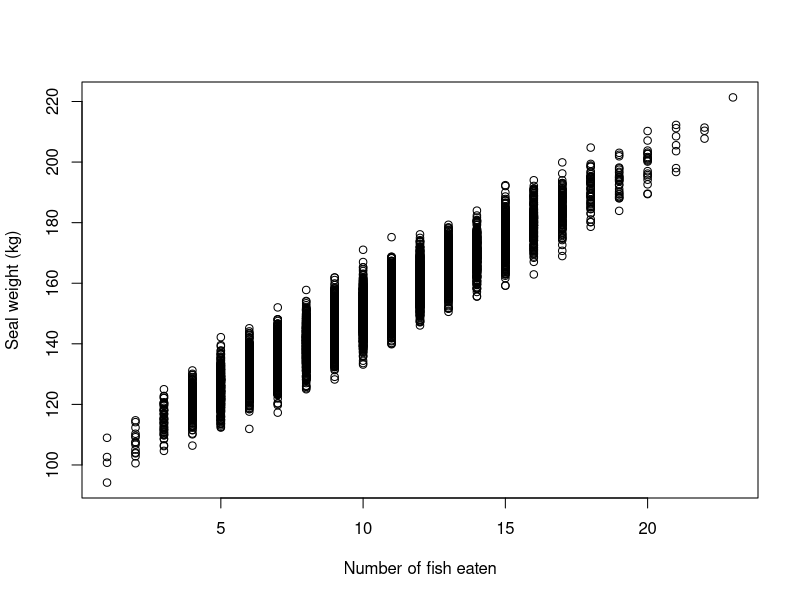
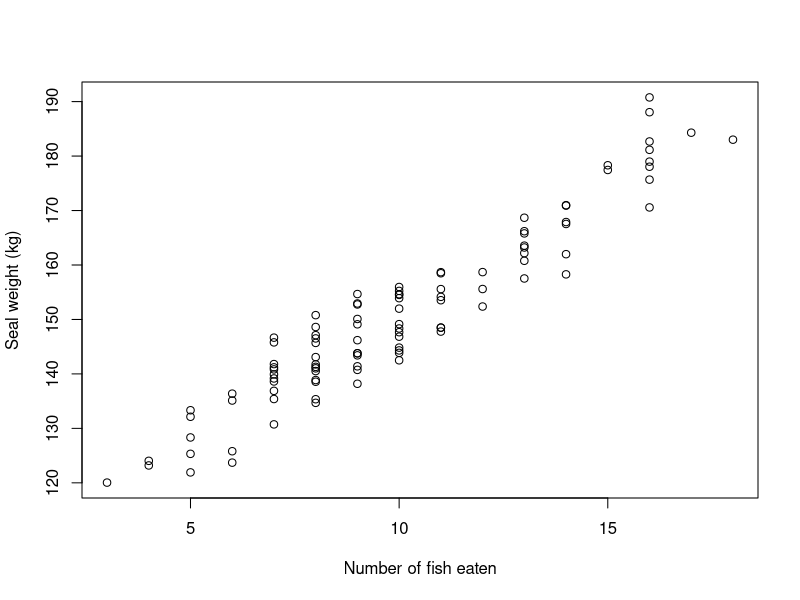
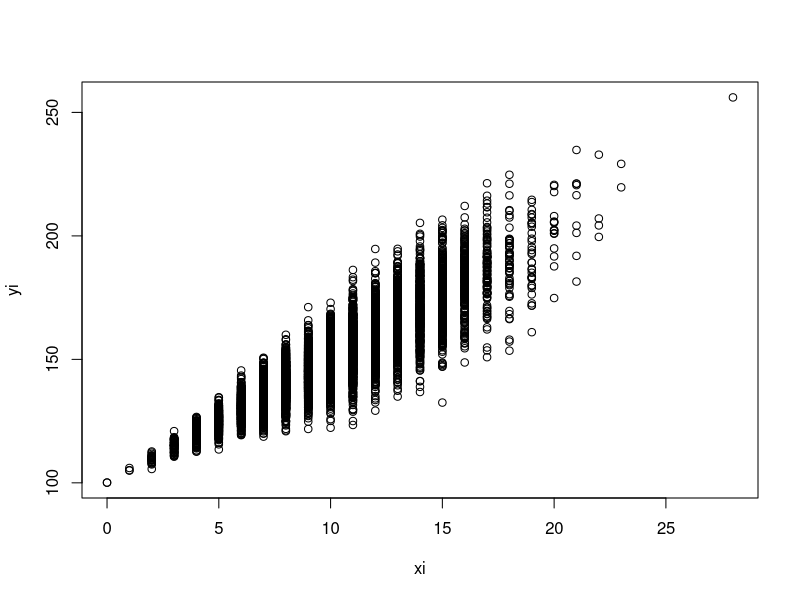

Write the R code that produced these figures, in order.
## ---- chunk 1
knitr::opts_chunk$set(echo = TRUE)
## ---- chunk 2
# set the number of seals in the population
N <- 10000

# draw 10 000 xi values from a Poisson distribution with lambda = 10
xi <- rpois(n = N, lambda = 10)
## ---- chunk 3
# set the population-level beta parameters
B0 <- 100
B1 <- 5

# simulate the yi values for the 10 000 seals with some normally distributed error
yi <- B0 + (B1*xi) + rnorm(n = N, 0, 5)
## ---- chunk 4
plot(yi ~ xi, ylab = "Seal weight (kg)", xlab = "Number of fish eaten")
## ---- chunk 5
# take a random sample of seals from the population
n_id <- sample(1:N, size = 100)

# get the relevant xi values
xi_s <- xi[n_id]

# get the relevant yi values
yi_s <- yi[n_id]

# plot the relationship between xi_s and yi_s of the sample
plot(xi_s, yi_s, ylab = "Seal weight (kg)", xlab = "Number of fish eaten")

## ---- chunk 6
# fit the linear regression model
lm1 <- lm(yi_s ~ xi_s)

# check the estimated model coefficients
print(lm1)
## ---- chunk 7
# check the summary output
summary(lm1)
## ---- chunk 8
# check the confidence intervals around b0 and b1
confint(lm1)
## ---- chunk 9
# set-up the number of studies
N_studies <- 1000

# set-up output vectors
b0_vec <- vector(length = N_studies)
b1_vec <- vector(length = N_studies)

for(i in 1:N_studies) {
  
  # take a random sample of seals from the population
n_id <- sample(1:N, size = 100)

# get the relevant xi values
xi_s <- xi[n_id]

# get the relevant yi values
yi_s <- yi[n_id]

# fit the linear model
lmx <- lm(yi_s ~ xi_s)

# calculate the confidence intervals
cix <- confint(lmx)

# test if B0 is within the confidence interval
b0_vec[i] <- (cix[1,][1] < B0) && (B0 < cix[1,][2])

# test if B1 is within the confidence interval
b1_vec[i] <- (cix[2,][1] < B1) && (B1 < cix[2,][2])
  
}

## ---- chunk 10
# how many of the calculated confidence intervals contained the true population parameter B0: exactly 950
sum(b0_vec)

# how many of the calculated confidence intervals contained the true population parameter B1: 952
sum(b1_vec)
## ---- chunk 11
# set seed for reproducibility
set.seed(4502945)

# set the number of seals in the population
N <- 10000

# draw 10 000 xi values from a Poisson distribution with lambda = 10
xi <- rpois(n = N, lambda = 10)

# set the population-level beta parameters
B0 <- 100
B1 <- 5

# simulate the yi values for the 10 000 seals with some lognormal error
yi <- B0 + (B1*xi) + rnorm(n = N, mean = 0.1, sd = 0.75*xi)
## ---- chunk 12
# plot the results
plot(yi ~ xi)
## ---- chunk 13
# set-up the number of studies
N_studies <- 1000

# set-up output vectors
b0_vec <- vector(length = N_studies)
b1_vec <- vector(length = N_studies)

for(i in 1:N_studies) {
  
  # take a random sample of seals from the population
n_id <- sample(1:N, size = 100)

# get the relevant xi values
xi_s <- xi[n_id]

# get the relevant yi values
yi_s <- yi[n_id]

# fit the linear model
lmx <- lm(yi_s ~ xi_s)

# calculate the confidence intervals
cix <- confint(lmx)

# test if B0 is within the confidence interval
b0_vec[i] <- (cix[1,][1] < B0) && (B0 < cix[1,][2])

# test if B1 is within the confidence interval
b1_vec[i] <- (cix[2,][1] < B1) && (B1 < cix[2,][2])
  
}

## ---- chunk 14
# how many of the calculated confidence intervals contained the true population parameter B0: 956
sum(b0_vec)

# how many of the calculated confidence intervals contained the true population parameter B1: 921
sum(b1_vec)
